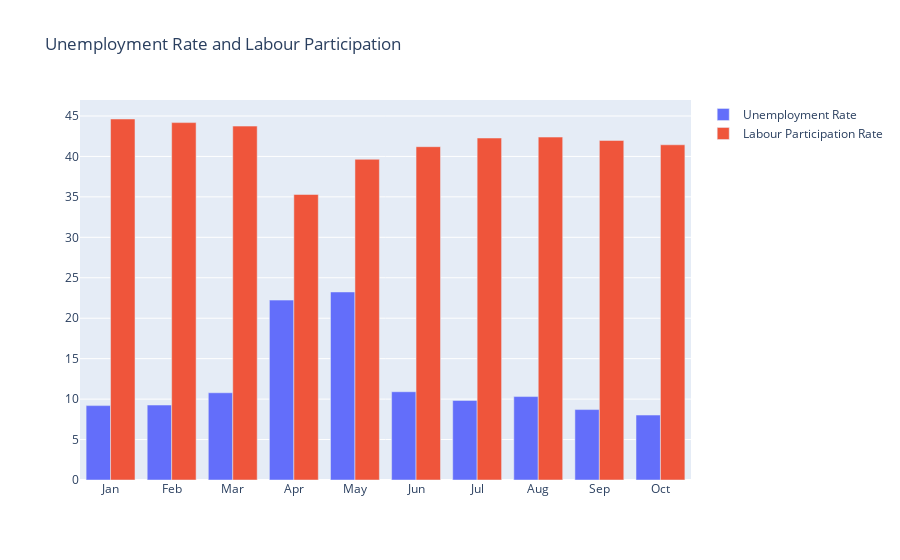

Notebook cell for this chart:
### Code cell
fig.update_layout(title = 'Unemployment Rate and Labour Participation',
                     xaxis = {'categoryorder':'array','categoryarray':['Jan','Feb','Mar','Apr','May','Jun','Jul','Aug','Sep','Oct']}      )

### Figure 1 — Plotly figure (JSON) as saved in the notebook; plotly's stock layout.template omitted (floating-point values rounded to 4 significant figures)
{"data": [{"name": "Unemployment Rate", "type": "bar", "x": ["Apr", "Aug", "Feb", "Jan", "Jul", "Jun", "Mar", "May", "Oct", "Sep"], "y": [22.24, 10.31, 9.266, 9.197, 9.834, 10.91, 10.78, 23.24, 8.026, 8.706]}, {"name": "Labour Participation Rate", "type": "bar", "x": ["Apr", "Aug", "Feb", "Jan", "Jul", "Jun", "Mar", "May", "Oct", "Sep"], "y": [35.3, 42.39, 44.18, 44.63, 42.27, 41.2, 43.75, 39.65, 41.44, 41.97]}], "layout": {"autosize": true, "title": {"text": "Unemployment Rate and Labour Participation"}, "xaxis": {"autorange": true, "categoryarray": ["Jan", "Feb", "Mar", "Apr", "May", "Jun", "Jul", "Aug", "Sep", "Oct"], "categoryorder": "array", "range": [-0.5, 9.5], "type": "category"}, "yaxis": {"autorange": true, "range": [0, 46.98], "type": "linear"}}}
